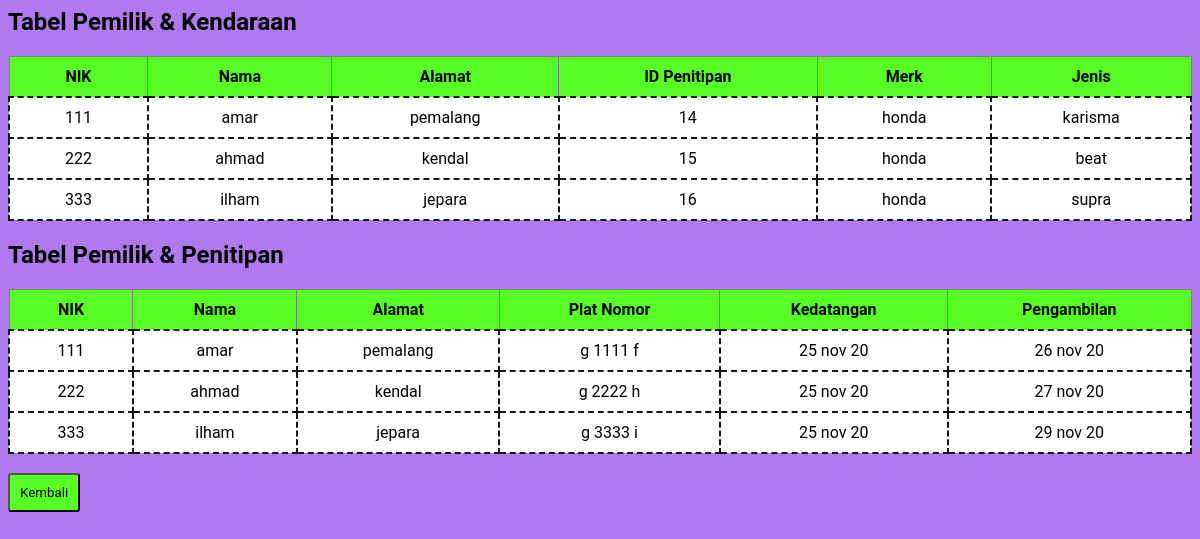
The page /Penitipan_Motor/join.php on the database its author committed.
### tables this page shows
CREATE TABLE `pemilik` (
  `NIK` varchar(50) NOT NULL,
  `Nama` varchar(50) NOT NULL,
  `Alamat` varchar(50) NOT NULL,
  `ID_Penitipan` int(11) NOT NULL,
  `Plat_Nomor` varchar(10) NOT NULL
);

CREATE TABLE `kendaraan` (
  `Plat_Nomor` varchar(10) NOT NULL,
  `Merk` varchar(20) NOT NULL,
  `Jenis` varchar(30) NOT NULL
);

CREATE TABLE `penitipan` (
  `ID_Penitipan` int(11) NOT NULL,
  `Kedatangan` varchar(20) NOT NULL,
  `Pengambilan` varchar(20) DEFAULT NULL,
  `Plat_Nomor` varchar(10) NOT NULL
);

### Penitipan_Motor/join.php (the view, shortened to what this page needs)
<html>
<head>
    <link rel="stylesheet" type="text/css" href="style.css">
</head>
<body>
    <h2 line-height='50%'>Tabel Pemilik & Kendaraan</h2>
    <table width='100%' border=1 class='table'>
        <tr>
            <th>NIK</th>
            <th>Nama</th>
            <th>Alamat</th>
            <th>ID Penitipan</th>
            <th>Merk</th>
            <th>Jenis</th>
        </tr>
        <?php
        include_once("config.php");
        $result = mysqli_query($mysqli, "SELECT A.NIK, A.Nama, A.Alamat, A.ID_Penitipan, B.Merk, B.Jenis FROM pemilik A INNER JOIN kendaraan B ON A.Plat_Nomor = B.Plat_Nomor");
        while ($user_data = mysqli_fetch_array($result)) {
            echo "<tr>";
            echo "<td align='center'>" . $user_data['NIK'] . "</td>";
            echo "<td align='center'>" . $user_data['Nama'] . "</td>";
            echo "<td align='center'>" . $user_data['Alamat'] . "</td>";
            echo "<td align='center'>" . $user_data['ID_Penitipan'] . "</td>";
            echo "<td align='center'>" . $user_data['Merk'] . "</td>";
            echo "<td align='center'>" . $user_data['Jenis'] . "</td>";
        }
        ?>
    </table>
    <h2 line-height='50%'>Tabel Pemilik & Penitipan</h2>
    <table width='100%' border=1 class='table'>
        <tr>
            <th>NIK</th>
            <th>Nama</th>
            <th>Alamat</th>
            <th>Plat Nomor</th>
            <th>Kedatangan</th>
            <th>Pengambilan</th>
        </tr>
        <?php
        include_once("config.php");
        $result = mysqli_query($mysqli, "SELECT A.NIK, A.Nama, A.Alamat, A.Plat_Nomor, C.Kedatangan, C.Pengambilan FROM pemilik A INNER JOIN penitipan C ON A.ID_Penitipan = C.ID_Penitipan");
        while ($user_data = mysqli_fetch_array($result)) {
            echo "<tr>";
            echo "<td align='center'>" . $user_data['NIK'] . "</td>";
            echo "<td align='center'>" . $user_data['Nama'] . "</td>";
            echo "<td align='center'>" . $user_data['Alamat'] . "</td>";
            echo "<td align='center'>" . $user_data['Plat_Nomor'] . "</td>";
            echo "<td align='center'>" . $user_data['Kedatangan'] . "</td>";
            echo "<td align='center'>" . $user_data['Pengambilan'] . "</td>";
        }
        ?>
    </table>
    <br>
    <button><a weight='50px' href="index.php">Kembali</a></button>
</body>
</html>

### Penitipan_Motor/style.css (style rules this page uses)
body { font-family: 'roboto'; color: #000; background: #b079ee; }
a { text-decoration: none; color: black; }
.table { border-collapse: collapse; }
table.table th th , table.table tr td { padding: 10px 20px ; background-color: #ffffff; border: 2px dashed #141616; }
table.table th th , table.table tr th { padding: 10px 20px ; background-color: #57ff24; }
button { background-color:#57ff24; color: black; padding: 10px 16px; text-decoration: none; cursor: pointer; font-family: 'roboto'; margin-right: 30px; border-radius: 3px; padding:10px; }

### rows shown on the page
pemilik: NIK "111", Nama "amar", Alamat "pemalang", ID_Penitipan "14", kendaraan.Merk "honda", kendaraan.Jenis "karisma", Plat_Nomor "g 1111 f", ID_Penitipan.Kedatangan "25 nov 20", ID_Penitipan.Pengambilan "26 nov 20"
pemilik: NIK "222", Nama "ahmad", Alamat "kendal", ID_Penitipan "15", kendaraan.Merk "honda", kendaraan.Jenis "beat", Plat_Nomor "g 2222 h", ID_Penitipan.Kedatangan "25 nov 20", ID_Penitipan.Pengambilan "27 nov 20"
pemilik: NIK "333", Nama "ilham", Alamat "jepara", ID_Penitipan "16", kendaraan.Merk "honda", kendaraan.Jenis "supra", Plat_Nomor "g 3333 i", ID_Penitipan.Kedatangan "25 nov 20", ID_Penitipan.Pengambilan "29 nov 20"
